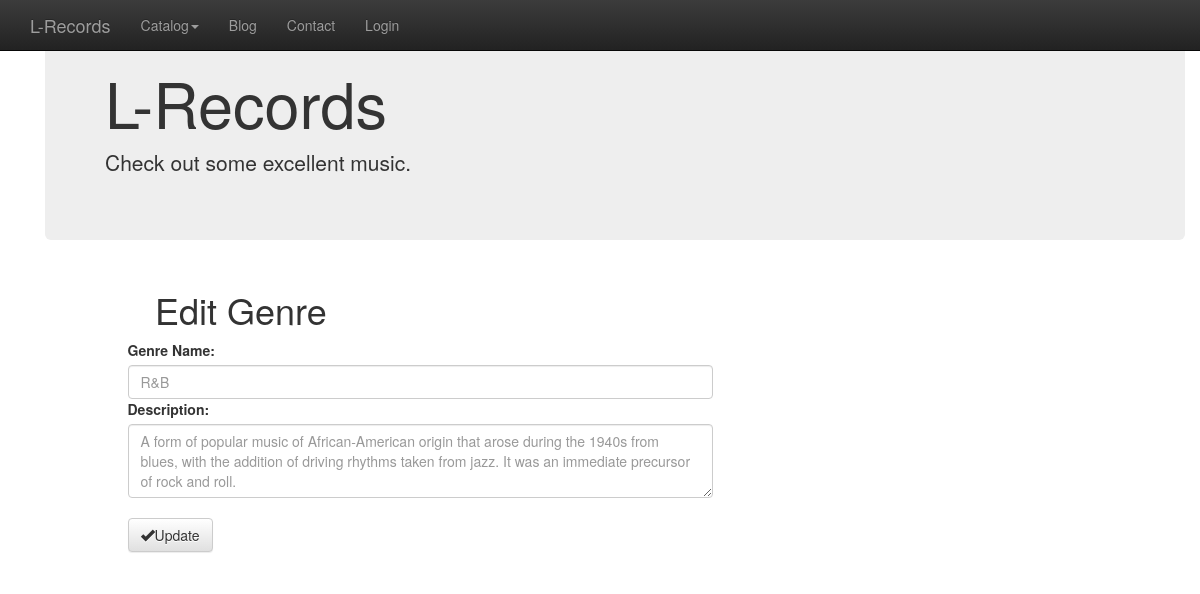
The app's page /genres/2/edit with its own data.
### app/records/record_model.py (models this page shows, shortened)
class Base(db.Model):
	__abstract__ = True
	id = db.Column(db.Integer, primary_key=True)
	date_created  = db.Column(db.DateTime, default=db.func.current_timestamp())
	date_modified = db.Column(db.DateTime, default=db.func.current_timestamp(), onupdate=db.func.current_timestamp())

class Genre(Base):
	__tablename__ = 'genre'
	id = db.Column(db.Integer, primary_key=True)
	genre_name = db.Column(db.String(250), nullable=False)
	description = db.Column(db.String, nullable=True)

### app/record_modification/modification_controllers.py (the view, shortened to what this page needs)
@modificationBase.route('/genres/<int:genre_id>/edit', methods=['GET', 'POST'])
def editGenre(genre_id):
    editGenre = db.session.query(Genre).filter_by(id=genre_id).one()
    if 'username' not in login_session:
        return render_template("genres/edit_genres.html", genre=editGenre, loggedIn = False)
    else:
        return render_template("genres/edit_genres.html", genre=editGenre, loggedIn = True)

### app/templates/genres/edit_genres.html (shortened to what this page needs)
{% extends "main.html" %} {% block content %} {% include "header.html" %}
<div class="col-md-11 col-md-offset-1 padding-none">
    <h1>Edit Genre</h1>
</div>
<div class="row">
    <div class="col-md-6 col-md-offset-1 padding-top">
        <form action="#" method="post">
            <div class="form-group">
                <div class="row marketing">
                    <label for="title">Genre Name:</label>
                    <input type="text" class="form-control" maxlength="100" name="genre_name" placeholder="{{ genre.genre_name }}"></input>
                </div>
                <div class="row marketing" style="text-align:center vertical-align:middle">
                    <label for="genre_description">Description:</label>
                    <textarea class="form-control" maxlength="250" rows="3" name="genre_description" placeholder="{{ genre.description}}"></textarea>
                </div>
                <br>
                <div class="row marketing">
                    <button type="submit" class="btn btn-default" id="submit" type="submit">
                        <span class="glyphicon glyphicon-ok" aria-hidden="true"></span>Update</button>
                </div>
            </div>
        </form>
    </div>
</div>
{% endblock %}

### records on screen
Genre: genre_name "R&B", genre_description "A form of popular music of African-American origin that arose during the 1940s from blues, with the addition of driving rhythms taken from jazz. It was an immediate precursor of rock and roll."
